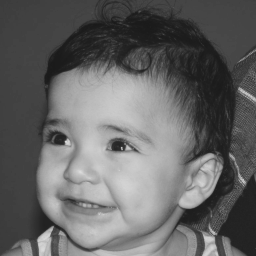
//> input picture exemplos/biel.png, 256 x 256 px
$ ./match   (built with g++ and OpenCV 4)
//> lines starting //> are read from the running program, lines starting //| are printed output that depends on the picture
#include <iostream>
#include <opencv2/opencv.hpp>

using namespace cv;
using namespace std;

int main(int argvc, char** argv){
  Mat image_all, image_part,result;
  image_all = imread("biel.png",CV_LOAD_IMAGE_GRAYSCALE);
//> image_all is the input picture: 256 rows x 256 cols, CV_8UC1; min 26, max 219, mean 100.9
  image_part = imread("areabiel.png",CV_LOAD_IMAGE_GRAYSCALE);
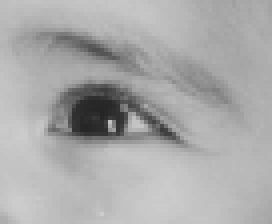
//> input picture exemplos/areabiel.png, 68 x 56 px (shown 4 times larger)
//> image_part is the input picture: 56 rows x 68 cols, CV_8UC1; min 37, max 205, mean 170.2
  matchTemplate(image_all,image_part,result,CV_TM_CCORR);
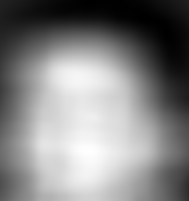
//> result: 201 rows x 189 cols, CV_32FC1; min 29419514, max 119788312, mean 76117784; drawn with min black and max white
  int menor = 1000;
  CvPoint p;
  CvPoint p2;
  for(int i=0;i<result.size().width;i++){
    for(int j=10;j<result.size().width;j++){
      if(result.at<uchar>(i,j)< menor);
      menor = result.at<uchar>(i,j);
      p.x = i;
      p.y = j;
    }
  }
//> this loop made 189 passes
//> menor on passes 1 to 3: 130, 64, 216
//> after the loop, menor = 40
  p.x = p.x-10;
//> p = Point(178, 188)
  p.y = p.x-10;
//> p = Point(178, 168)
  p2.x = p.x+20;
//> p2 = Point(198, 0)
  p2.y = p.x+20;
//> p2 = Point(198, 198)
  // [4 lines of commented-out code are left out]
  normalize(result,result,1,0,CV_MINMAX);
  imshow("Resultado",result);
  waitKey(0);
  return 0;
}
